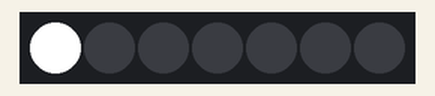
Recording of a sketch running on a simulated ESP8266 (NodeMCU). Shown: 7 RGB LEDs in strip order, left to right. Dim RGB values are drawn brighter than linear.

Above: at 0.08 s.
At 5.05 s:
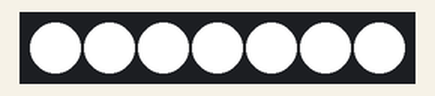
At 10.03 s:
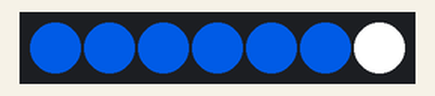
At 19.98 s:
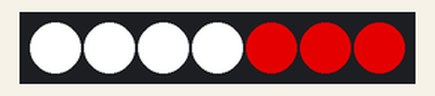
At 29.93 s:
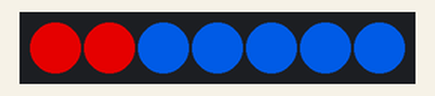
At 39.52 s:
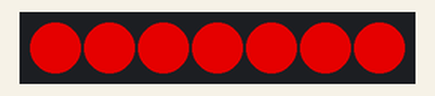
Timing chart, 0 to 40.0 s (numbered marks = the images above):
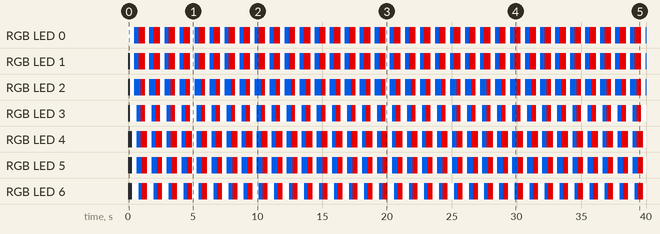

Measured:
- by itself, RGB LED 0, RGB LED 1, RGB LED 4: repeats every 1.2 s: RGB(0, 70, 176) 0.33 s, RGB(173, 0, 0) 0.50 s, RGB(255, 255, 255) 0.33 s
- by itself, RGB LED 2: repeats every 1.2 s: RGB(0, 70, 176) 0.50 s, RGB(173, 0, 0) 0.33 s, RGB(255, 255, 255) 0.33 s
- by itself, RGB LED 3: repeats every 1.2 s: RGB(0, 70, 176) 0.33 s, RGB(173, 0, 0) 0.33 s, RGB(255, 255, 255) 0.50 s
- by itself, RGB LED 5: repeats every 1.2 s: RGB(0, 70, 176) 0.44 s, RGB(173, 0, 0) 0.39 s, RGB(255, 255, 255) 0.33 s
- by itself, RGB LED 6: repeats every 1.2 s: RGB(0, 70, 176) 0.28 s, RGB(173, 0, 0) 0.39 s, RGB(255, 255, 255) 0.50 s

The sketch:

Leds.ino
```cpp
/*
----PROGRAMA DISEÑADO PARA UN ESP8266----

Este programa hará cambiar de color la tira de Leds entre 3 colores distintos de la siguiente forma:
- Se encienden en orden del primero al ultimo.
- Cuando llegue al ultimo, en lugar de encenderse, cambiarán de color de la misma forma.

En caso de quue se quiera cambiar la velocidad, cambiar el delay
*/
#include <Adafruit_NeoPixel.h>//Incluimos la librería en el código

// Pin del Arduino al cual conectamos el DIN del primer led en la cadena
#define PIN        D5

// Número de leds encadenados
#define NUMLEDS 7 //Modifica este número según el arreglo de LEDs con el que cuentes

#define DELAY 55 //tiempo de espera en ms

// Inicializamos nuestro objeto "leds"
Adafruit_NeoPixel leds(NUMLEDS, PIN, NEO_GRB + NEO_KHZ800);
// Argumento 1 = Número de leds encadenados
// Argumento 2 = Número del pin de Arduino utilizado con pin de datos
// Argumento 3 = Banderas de tipo de led:
//   NEO_KHZ800  800 KHz bitstream (most NeoPixel products w/WS2812 LEDs)
//   NEO_KHZ400  400 KHz (classic 'v1' (not v2) FLORA pixels, WS2811 drivers)
//   NEO_GRB     Leds are wired for GRB bitstream (most NeoPixel products)
//   NEO_RGB     Leds are wired for RGB bitstream (v1 FLORA pixels, not v2)
//   NEO_RGBW    Leds are wired for RGBW bitstream (NeoPixel RGBW products)


void setup() {
  leds.begin(); // Inicializamos el objeto "leds"
  leds.clear();
}

void loop() {
//  leds.clear(); // Apagamos todos los LEDs

  // El primer led de una cadena es el #0, el segundo es el #1, y así sucesivamente
  // hasta el numero de leds menos uno
  for(int i=0; i<NUMLEDS; i++) { // Para cada led...


    // Modificamos el LED #i, encendiendolo con el color designado
    leds.setPixelColor(i, leds.Color(255, 255, 255));

    leds.show();   // Mandamos todos los colores con la actualización hecha

    delay(DELAY); // Pausa antes de modificar el color del siguiente LED

  }

  for(int i=0; i<NUMLEDS; i++) { // Para cada led...


    // Modificamos el LED #i, encendiendolo con el color designado
    leds.setPixelColor(i, leds.Color(0, 70, 176));

    leds.show();   // Mandamos todos los colores con la actualización hecha

    delay(DELAY); // Pausa antes de modificar el color del siguiente LED

  }

  for(int i=0; i<NUMLEDS; i++) { // Para cada led...


    // Modificamos el LED #i, encendiendolo con el color designado
    leds.setPixelColor(i, leds.Color(173, 0, 0));

    leds.show();   // Mandamos todos los colores con la actualización hecha

    delay(DELAY); // Pausa antes de modificar el color del siguiente LED

  }
}
```
